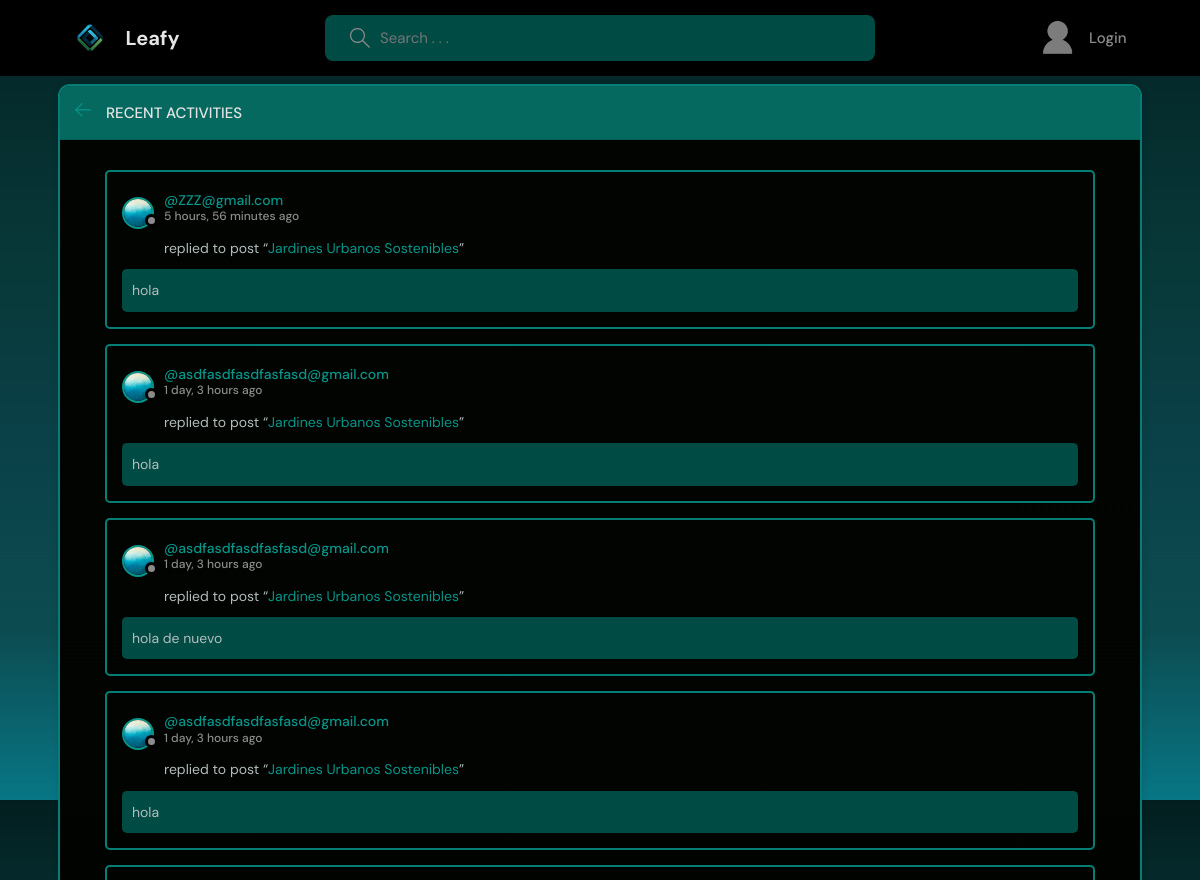
The page /activity/ (upper part) on the database as committed earlier.
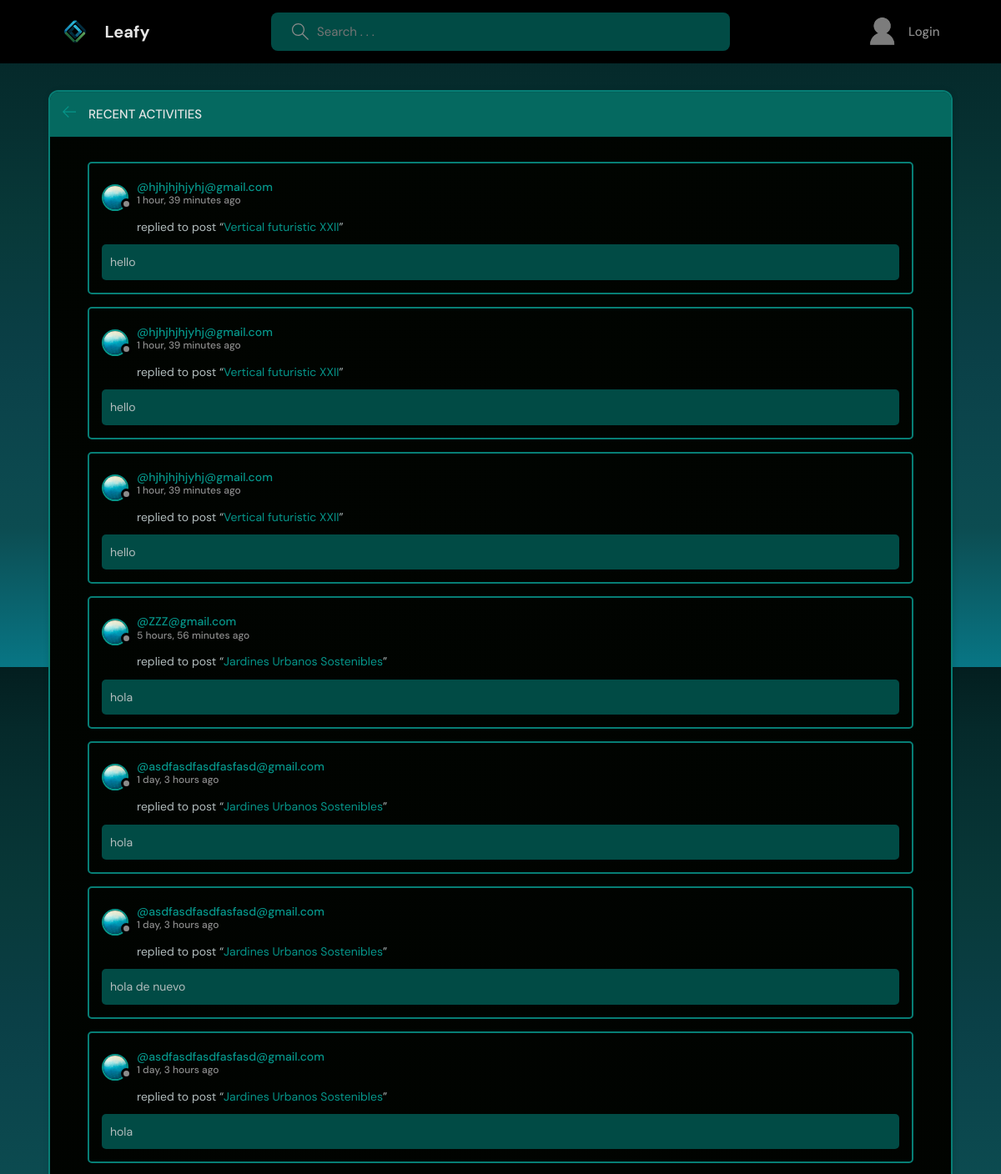
The same page on the database as committed later.
### base/models.py (models this page shows, shortened)
class Message(models.Model):
    user = models.ForeignKey(User, on_delete=models.CASCADE)
    room = models.ForeignKey(Room, on_delete=models.CASCADE)
    body = models.TextField()
    parent = models.ForeignKey('self', on_delete=models.CASCADE, null=True, blank=True, related_name='replies')
    depth = models.IntegerField(default=0)  # 0 para mensajes principales, 1-2 para respuestas
    likes = models.ManyToManyField(User, related_name='message_likes', blank=True)
    updated = models.DateTimeField(auto_now=True)
    created = models.DateTimeField(auto_now_add=True)
    class Meta:
        ordering = ['-updated', '-created']

class User(AbstractUser):
    name = models.CharField(max_length=200, null=True)
    email = models.EmailField(unique=True, null=True)
    bio = models.TextField(null=True)
    avatar = models.ImageField(null=True, default="blue.jpg")
    USERNAME_FIELD = 'email'
    REQUIRED_FIELDS = []

class Room(models.Model):
    host = models.ForeignKey(User, on_delete=models.SET_NULL, null=True)
    topic =  models.ForeignKey(Topic, on_delete=models.SET_NULL, null=True)
    name = models.CharField(max_length=200)
    description = models.TextField(null=True, blank=True)
    participants = models.ManyToManyField(User, related_name='participants', blank=True)
    image = models.ImageField(null=True, blank=True, upload_to='room_images/')
    likes = models.ManyToManyField(User, related_name='room_likes', blank=True)
    updated = models.DateTimeField(auto_now=True)
    created = models.DateTimeField(auto_now_add=True)
    class Meta:
        ordering = ['-updated', '-created']
    def __str__(self):
        return self.name

### base/views.py (the view)
# urls.py: path('activity/', views.activityPage, name ="activity"),
def activityPage(request):
    room_messages = Message.objects.all()
    return render(request, 'base/activity.html', {'room_messages' : room_messages})

### base/templates/base/activity.html (shortened to what this page needs)
{%  extends 'main.html' %}
{% block content %}
    <main class="layout">
      <div class="container">
        <div class="layout__box">
          <div class="layout__boxHeader">
            <div class="layout__boxTitle">
              <a href="{% url 'home' %}">
                <svg version="1.1" xmlns="http://www.w3.org/2000/svg" width="32" height="32" viewBox="0 0 32 32">
                  <title>arrow-left</title>
                  <path
                    d="M13.723 2.286l-13.723 13.714 13.719 13.714 1.616-1.611-10.96-10.96h27.625v-2.286h-27.625l10.965-10.965-1.616-1.607z"
                  ></path>
                </svg>
              </a>
              <h3>Recent Activities</h3>
            </div>
          </div>
          <div class="activities-page layout__body">
            {% for message in room_messages %}
              <div class="activities__box">
                <div class="activities__boxHeader roomListRoom__header">
                  <a href="{% url 'user-profile' message.user.id %}" class="roomListRoom__author">
                    <div class="avatar avatar--small">
                      <img src="{{message.user.avatar.url}}" />
                    </div>
                    <p>
                      @{{message.user}}
                      <span>{{message.created|timesince}} ago</span>
                    </p>
                  </a>
                </div>
                <div class="activities__boxContent">
                  <p>replied to post “<a href="{% url 'room' message.room.id %}">{{message.room}}</a>”</p>
                  <div class="activities__boxRoomContent">
                    {{message.body}}
                  </div>
                </div>
              </div>
            {% endfor %}
          </div>
        </div>
      </div>
    </main>
    {% endblock %}

Rows that differ between the two databases and show on the page:
added Message: user.avatar (picture), user "hjhjhjhjyhj@gmail.com", created "1 hour, 39 minutes", room "Vertical futuristic XXII", body "hello"
added Message: user.avatar (picture), user "hjhjhjhjyhj@gmail.com", created "1 hour, 39 minutes", room "Vertical futuristic XXII", body "hello"
added Message: user.avatar (picture), user "hjhjhjhjyhj@gmail.com", created "1 hour, 39 minutes", room "Vertical futuristic XXII", body "hello"
